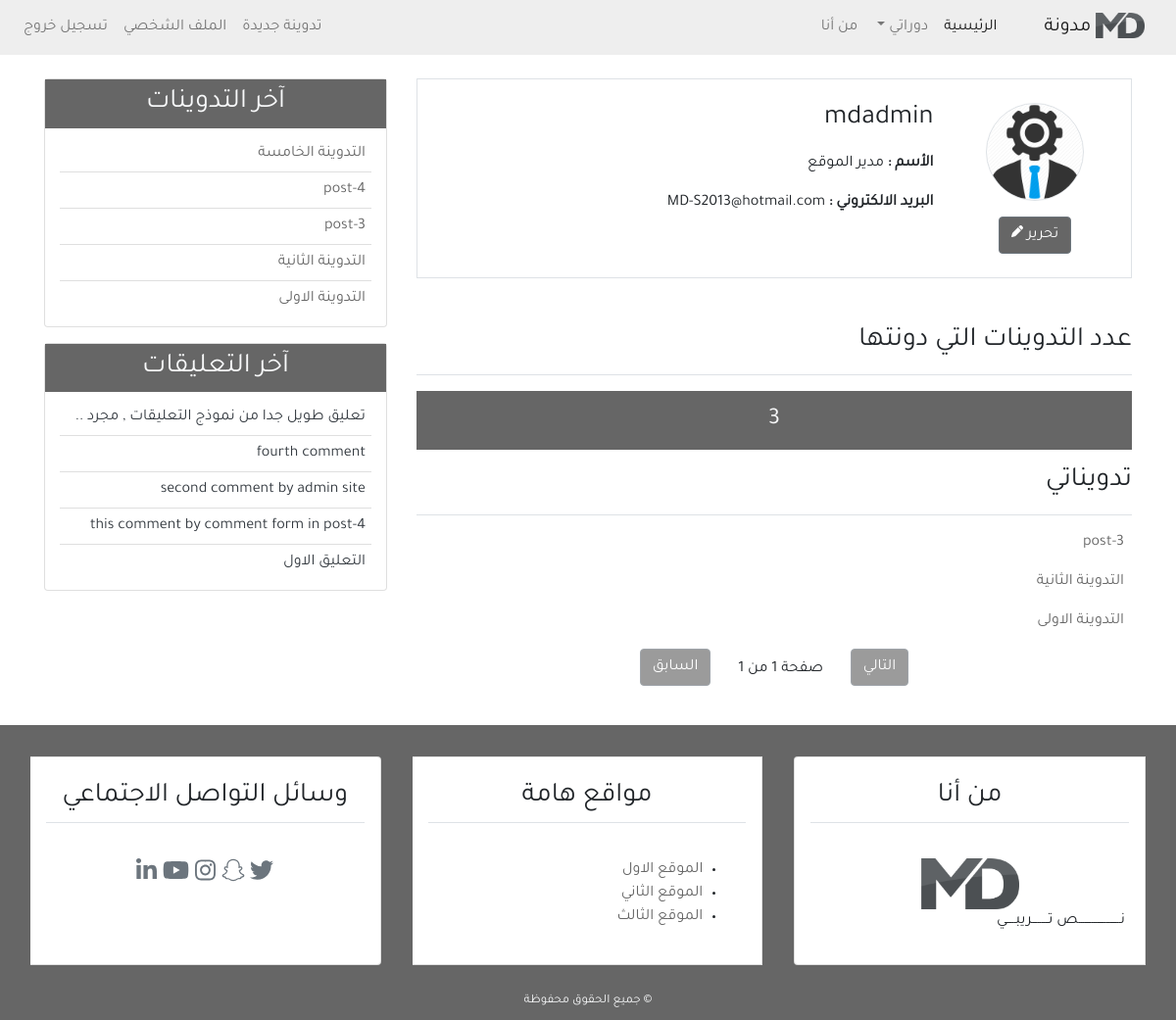
The app's page /profile/ (signed in), older data.
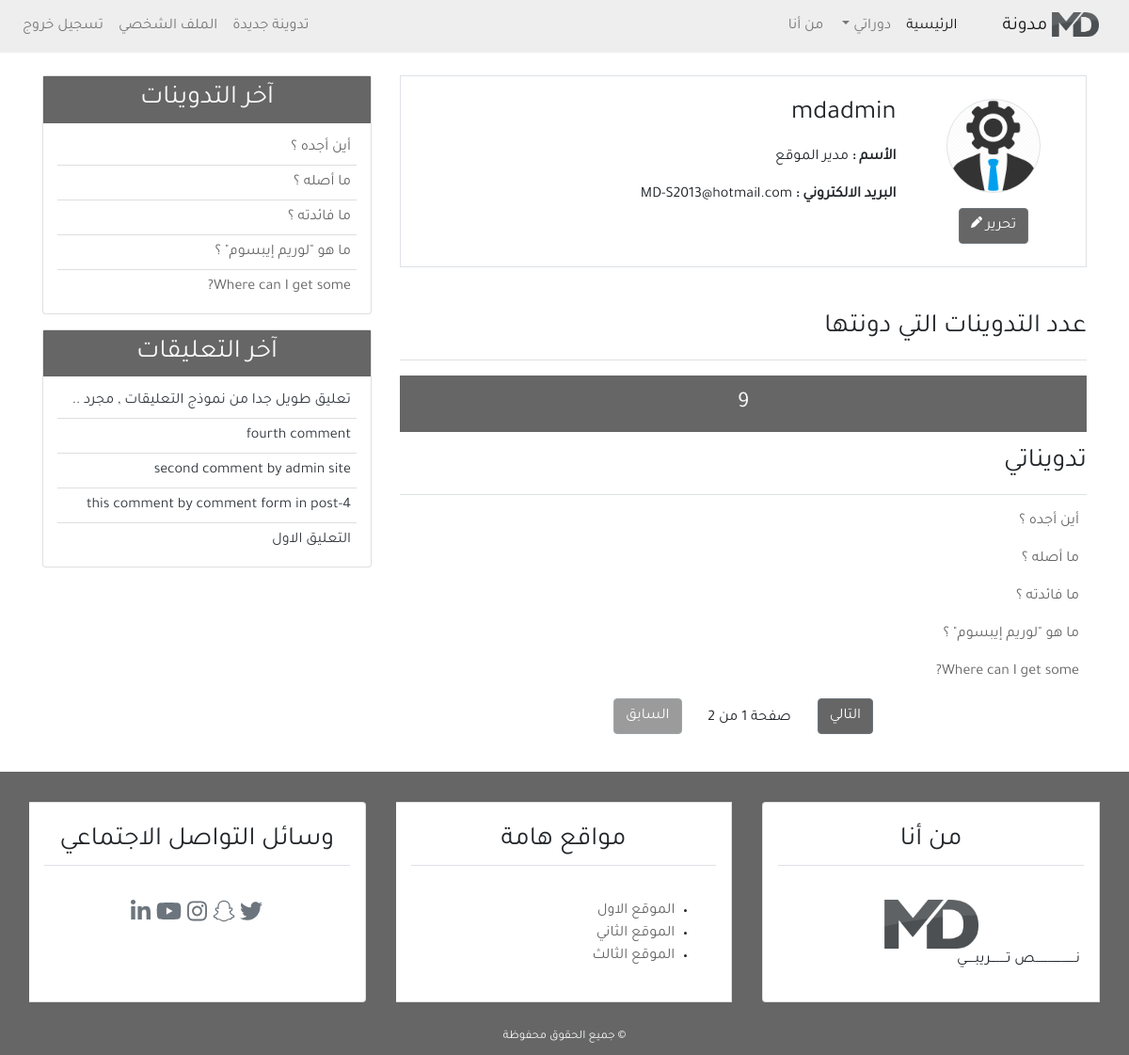
The same page, newer data.
### user/models.py (models this page shows, shortened)
class Profile(models.Model):                                                    # -20a
    image = models.ImageField(default='default.jpg', upload_to='profile_pics')  # -20a
    user = models.OneToOneField(User, on_delete=models.CASCADE)

### blog/models.py (models this page shows, shortened)
class Post(models.Model):                                           # -5a
    title = models.CharField(max_length=100)
    content = models.TextField()
    post_date = models.DateTimeField(default=timezone.now)           # (auto_now_add=True)
    post_update = models.DateTimeField(auto_now=True)
    author = models.ForeignKey(User, on_delete=models.CASCADE)
    class Meta:                                                     # -6b
        ordering = ('-post_date', )

class Comment(models.Model):                                        # -8a
    name = models.CharField(max_length=50, verbose_name='الاسم')    # -9c add arabic word
    email = models.EmailField(verbose_name='البريد الالكتروني')
    body = models.TextField(verbose_name='نص التعليق')
    cmnt_date = models.DateTimeField(auto_now=True)
    active = models.BooleanField(default=False)
    post = models.ForeignKey(Post, on_delete=models.CASCADE, related_name='comments')
    class Meta:                                                     # -8e
        ordering = ('-cmnt_date', )

### user/views.py (the view)
@login_required(login_url='login_url')                          # -22a
def profile(request):                                           # -18a
    posts = Post.objects.filter(author=request.user)            # -19a
    post_list = Post.objects.filter(author=request.user)        # -25a
    paginator = Paginator(post_list, 5)                             # -25a
    page = request.GET.get('page')
    try:                                                        # -25a
        post_list = paginator.page(page)
    except PageNotAnInteger:
        post_list = paginator.page(1)
    except EmptyPage:
        post_list = paginator.page(paginator.num_page)
    return render(request, 'user/profile.html', {
        'page_title': 'الملف الشخصي',
        'posts': posts,
        'page': page,                                            # -25a
        'post_list': post_list,
    })

### blog/templatetags/post_tag.py (called while the page is built)
@register.inclusion_tag('blog/latest_posts.html')       # -12a
def latest_posts():
    context = {
        'l_posts': Post.objects.all()[0:5]
    }
    return context

@register.inclusion_tag('blog/latest_comments.html')       # -13a
def latest_comments():
    context = {
        'l_comments': Comment.objects.filter(active=True)[0:5]
    }
    return context

### user/templates/user/profile.html
{% extends 'blog/base.html' %}
{% load static %}
{% block content %}
<div class="border p-4 mb-5">
    <div class="row">
        <div class="col-md-3 text-center">
            <img src="{{user.profile.image.url}}"
                class="img-fluid rounded-circle border" alt="صورة الناشر" width="100px">
            <div class="mt-3">
                <a href="" class="btn btn-secondary bg-secondary">تحرير <i class="fas fa-pen fa-xs"></i></a>
            </div>
        </div>
        <div class="col-md-9">
            <h3 class="mb-3">{{user.username}}</h3>
            <p class="font-weight-bold">الأسم : <span class="font-weight-normal">{{user.first_name}} {{user.last_name}}</span></p>
            <p class="font-weight-bold">البريد الالكتروني : <span class="font-weight-normal">{{user.email}}</span></p>
        </div>
    </div>
</div>
<div class="row mb-4">
    <div class="col-md">
        <h3 class="border-bottom pb-3 mb-3">عدد التدوينات التي دونتها</h3>
        <h4 class="bg-secondary text-center text-light p-3">{{posts.count}}</h4>
        <h3 class="border-bottom mb-3 pb-3 mt-3">تدويناتي</h3>
        {% for post in post_list %}
        <ul class="pr-2">
            <a href="{% url 'detail_url' post.id %}">{{ post.title }}</a>
        </ul>
        {% empty %}
        <h4 class="text-center mb-4">لا توجد تدوينات</h4>
        {% endfor %}
        {% include 'blog/pagination.html' with page=post_list %}
    </div>
</div>
{% endblock content %}

### blog/templates/blog/base.html (shortened to what this page needs)
{% load static %}
{% load post_tag %}
<!DOCTYPE html>
<html lang="ar">
    <head>
        <link rel="stylesheet" href="{% static 'blog/css/bootstrap.min.css' %}">
        <link rel="stylesheet" href="{% static 'blog/css/main.css' %}">
    </head>
    <body>
        <header>
            <nav class="navbar navbar-expand-lg navbar-light bg-light">
                <a class="navbar-brand" href="#">
                    <img src="{% static 'blog/images/mdlogo.png' %}"
                    alt="شعار المدونة" width="50px">
                    مدونة
                </a>
                <div class="collapse navbar-collapse" id="navbarSupportedContent">
                    <ul class="navbar-nav">
                        <li class="nav-item active">
                            <a class="nav-link" href="{% url 'home_url' %}">الرئيسية<span class="sr-only">(current)</span></a>
                        </li>
                        <li class="nav-item dropdown">
                            <a class="nav-link dropdown-toggle" href="#" id="navbarDropdown" role="button" data-toggle="dropdown" aria-haspopup="true" aria-expanded="false">
                                دوراتي
                            </a>
                        </li>
                        <li class="nav-item">
                            <a class="nav-link" href="{% url 'about_url' %}">من أنا</a>
                        </li>
                    </ul>
                    {% if user.is_authenticated %}
                    <ul class="navbar-nav mr-auto">
                        <li class="nav-item"><a class="nav-link" href="#">تدوينة جديدة</a></li>
                        <li class="nav-item"><a class="nav-link" href="{% url 'profile_url' %}">الملف الشخصي</a></li>
                        <li class="nav-item"><a class="nav-link" href="{% url 'logout_url' %}">تسجيل خروج</a></li>
                    </ul>
                    {% else %}
                    <ul class="navbar-nav mr-auto">
                        <li class="nav-item"><a class="nav-link" href="{% url 'login_url' %}">تسجيل دخول</a></li>
                        <li class="nav-item"><a class="nav-link" href="{% url 'register_url' %}">تسجيل</a></li>
                    </ul>
                    {% endif %}
                </div>
            </nav>
        </header>
        <section>
            <div class="container">
                <div class="row mt-4">
                    <div class="col-md-8">
                        {% block content %}
                        {% endblock content %}
                    </div>
                    <div class="col-md-4">
                        <div class="card mb-3">
                            <h3 class="text-center bg-secondary text-light p-2">
                                آخر التدوينات
                            </h3>
                            {% latest_posts %}
                        </div>
                        <div class="card mb-3">
                            <h3 class="text-center bg-secondary text-light p-2">
                                آخر التعليقات
                            </h3>
                            {% latest_comments %}
                        </div>
                    </div>
                </div>
            </div>
        </section>
        <footer class="bg-secondary">
            <div class="container-fluid">
                <div class="row">
                    <div class="col-md">
                        <div class="card-group mt-3">
                            <div class="card m-3">
                                <h3 class="card-title text-center border-bottom p-2 m-3">
                                    من أنا
                                </h3>
                                <div class="card-body">
                                    <div class="text-center">
                                        <img src="{% static 'blog/images/mdlogo.png' %}"
                                        alt="شعار المدونة" width="100px">
                                    </div>
                                    نـــــــــــــــــــــــص تـــــــــريبـــــي
                                </div>
                            </div>
                            <div class="card m-3">
                                <h3 class="card-title text-center border-bottom p-2 m-3">
                                    مواقع هامة
                                </h3>
                                <div class="card-body">
                                    <ul>
                                        <li><a href="#">الموقع الاول</a></li>
                                        <li><a href="#">الموقع الثاني</a></li>
                                        <li><a href="#">الموقع الثالث</a></li>
                                    </ul>
                                </div>
                            </div>
                            <div class="card m-3">
                                <h3 class="card-title text-center border-bottom p-2 m-3">
                                    وسائل التواصل الاجتماعي
                                </h3>
                                <h4 class="card-body text-center">
                                    <a href="#" class="text-secondary"><i class="fab fa-twitter"></i></a>
                                    <a href="#" class="text-secondary"><i class="fab fa-snapchat-ghost"></i></a>
                                    <a href="#" class="text-secondary"><i class="fab fa-instagram"></i></a>
                                    <a href="#" class="text-secondary"><i class="fab fa-youtube"></i></a>
                                    <a href="#" class="text-secondary"><i class="fab fa-linkedin-in"></i></a>
                                </h4>
                            </div>
                        </div>
                    </div>
                </div>
                <div class="row p-2">
                    <div class="col-md text-center">
                        <small class="text-light">
                            &copy; جميع الحقوق محفوظة
                        </small>
                    </div>
                </div>
            </div>
        </footer>
    </body>
</html>

### blog/templates/blog/pagination.html
<div class="mb-3 text-center">
    {% if page.has_next %}
    <a href="?page={{page.next_page_number}}" class="btn btn-secondary bg-secondary">التالي</a>
    {% else %}
    <a href="#" class="btn btn-secondary bg-secondary disabled">التالي</a>
    {% endif %}
    <span class="pr-4 pl-4">صفحة {{page.number}} من {{page.paginator.num_pages}}</span>
    {% if page.has_previous %}
    <a href="?page={{page.previous_page_number}}" class="btn btn-secondary bg-secondary">السابق</a>
    {% else %}
    <a href="#" class="btn btn-secondary bg-secondary disabled">السابق</a>
    {% endif %}
</div>

### blog/templates/blog/latest_posts.html
<ul class="list-group-flush latest_post">
    {% for post in l_posts %}
        <li class="list-group-item latest_post_item">
            <a href="{% url 'detail_url' post.id %}">{{ post.title }}</a>
        </li>
    {% endfor %}
</ul>

### blog/templates/blog/latest_comments.html
<ul class="list-group-flush latest_comment">
    {% for comment in l_comments %}
        <li class="list-group-item latest_comment_item">
            <a class="text-dark" href="{% url 'detail_url' comment.post.id %}">
                {% if comment.body|length > 40 %}
                {{ comment.body|slice:'40' }} ..
                {% else %}
                {{ comment.body }}
                {% endif %}
            </a>
        </li>
    {% empty %}
    <li class="list-group-item latest_comment_item">لا توجد تعليقات</li>
    {% endfor %}
</ul>

### blog/static/blog/css/main.css (style rules this page uses)
html, body { direction: rtl; text-align: right; }
body { font-family: 'Tajawal', 'sans-serif'; }
.bg-secondary { background-color: #666 !important; }
.bg-light { background-color: #eee !important; }
a { color: #666; }
.latest_post, .latest_comment { padding: 0 15px; }
.latest_post .latest_post_item, .latest_comment .latest_comment_item { padding: 6px; }
.latest_post li:first-child, .latest_comment li:first-child { border-top: 0; }
.latest_post li:last-child, .latest_comment li:last-child { border-bottom: 0; padding-bottom: 0; }

Row changes from the older to the newer data that the page shows:
no longer on this page (row unchanged): Post: title "post-3"
no longer on this page (row unchanged): Post: title "التدوينة الثانية"
no longer on this page (row unchanged): Post: title "التدوينة الاولى"
no longer on this page (row unchanged): Post: title "التدوينة الخامسة", shown under "آخر التدوينات"
no longer on this page (row unchanged): Post: title "post-4", shown under "آخر التدوينات"
added Post: title "أين أجده ؟"
added Post: title "ما أصله ؟"
added Post: title "ما فائدته ؟"
added Post: title "ما هو \"لوريم إيبسوم\" ؟"
added Post: title "Where can I get some?"
Text that changed along with them:
{{ posts.count }}: "3" → "9"
{{ page.paginator.num_pages }}: "1" → "2"
